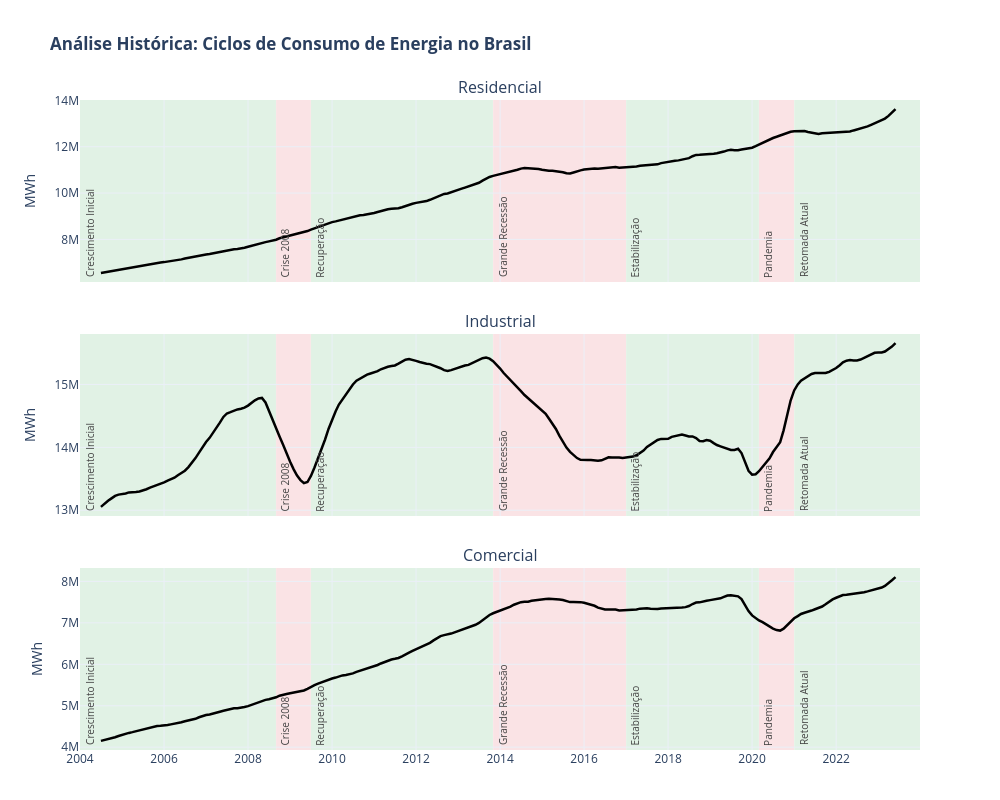

Notebook code cell kept with this figure:
### Markdown cell above
## 5.1 Tendencia por segmento

### Code cell
# ════════════════════════════════════════════════════════════════════
# 4. TENDÊNCIA POR SEGMENTO - PADRONIZADO E LIMPO
# ════════════════════════════════════════════════════════════════════

fig = subplots_componente(consumo, 'trend', 
                          '<b>Análise Histórica: Ciclos de Consumo de Energia no Brasil</b>', 
                          'MWh')

# Cores padronizadas (Hex específicos para ficarem bonitos e nítidos)
VERDE_OK = "#d4edda" # Sucesso/Crescimento
VERMELHO_ALERTA = "#f8d7da" # Crise/Queda

blocos = [
    dict(x0="2004-01-01", x1="2008-08-31", label="Crescimento Inicial", color=VERDE_OK),
    dict(x0="2008-09-01", x1="2009-06-30", label="Crise 2008", color=VERMELHO_ALERTA),
    dict(x0="2009-07-01", x1="2013-10-31", label="Recuperação", color=VERDE_OK),
    dict(x0="2013-11-01", x1="2016-12-31", label="Grande Recessão", color=VERMELHO_ALERTA),
    dict(x0="2017-01-01", x1="2020-02-29", label="Estabilização", color=VERDE_OK),
    dict(x0="2020-03-01", x1="2020-12-31", label="Pandemia", color=VERMELHO_ALERTA),
    dict(x0="2021-01-01", x1="2023-12-31", label="Retomada Atual", color=VERDE_OK)
]

fig.update_traces(line=dict(color='black', width=2.5))

for b in blocos:
    fig.add_vrect(
        x0=b['x0'], x1=b['x1'],
        fillcolor=b['color'], 
        opacity=0.7, 
        layer="below", 
        line_width=0,
        annotation_text=f" {b['label']}",
        annotation_position="bottom left", # Texto começa de baixo para não embolar
        annotation_font=dict(size=10, color="#444"),
        annotation_textangle=-90
    )



fig.update_layout(height=800, margin=dict(t=100, b=50))
fig.show()

### Figure 1 — Plotly figure (JSON) as saved in the notebook; plotly's stock layout.template omitted (floating-point values rounded to 4 significant figures; data arrays with more than 128 entries replaced by an {"elided": "..."} marker saying what was removed)
{"data": [{"line": {"color": "black", "width": 2.5}, "name": "Residencial", "type": "scatter", "x": {"elided": "240 str values"}, "xaxis": "x", "y": {"elided": "240 float values"}, "yaxis": "y"}, {"line": {"color": "black", "width": 2.5}, "name": "Industrial", "type": "scatter", "x": {"elided": "240 str values"}, "xaxis": "x2", "y": {"elided": "240 float values"}, "yaxis": "y2"}, {"line": {"color": "black", "width": 2.5}, "name": "Comercial", "type": "scatter", "x": {"elided": "240 str values"}, "xaxis": "x3", "y": {"elided": "240 float values"}, "yaxis": "y3"}], "layout": {"annotations": [{"font": {"size": 16}, "showarrow": false, "text": "Residencial", "x": 0.5, "xanchor": "center", "xref": "paper", "y": 1, "yanchor": "bottom", "yref": "paper"}, {"font": {"size": 16}, "showarrow": false, "text": "Industrial", "x": 0.5, "xanchor": "center", "xref": "paper", "y": 0.64, "yanchor": "bottom", "yref": "paper"}, {"font": {"size": 16}, "showarrow": false, "text": "Comercial", "x": 0.5, "xanchor": "center", "xref": "paper", "y": 0.28, "yanchor": "bottom", "yref": "paper"}, {"font": {"color": "#444", "size": 10}, "showarrow": false, "text": " Crescimento Inicial", "textangle": -90, "x": "2004-01-01", "xanchor": "left", "xref": "x", "y": 0, "yanchor": "bottom", "yref": "y domain"}, {"font": {"color": "#444", "size": 10}, "showarrow": false, "text": " Crescimento Inicial", "textangle": -90, "x": "2004-01-01", "xanchor": "left", "xref": "x2", "y": 0, "yanchor": "bottom", "yref": "y2 domain"}, {"font": {"color": "#444", "size": 10}, "showarrow": false, "text": " Crescimento Inicial", "textangle": -90, "x": "2004-01-01", "xanchor": "left", "xref": "x3", "y": 0, "yanchor": "bottom", "yref": "y3 domain"}, {"font": {"color": "#444", "size": 10}, "showarrow": false, "text": " Crise 2008", "textangle": -90, "x": "2008-09-01", "xanchor": "left", "xref": "x", "y": 0, "yanchor": "bottom", "yref": "y domain"}, {"font": {"color": "#444", "size": 10}, "showarrow": false, "text": " Crise 2008", "textangle": -90, "x": "2008-09-01", "xanchor": "left", "xref": "x2", "y": 0, "yanchor": "bottom", "yref": "y2 domain"}, {"font": {"color": "#444", "size": 10}, "showarrow": false, "text": " Crise 2008", "textangle": -90, "x": "2008-09-01", "xanchor": "left", "xref": "x3", "y": 0, "yanchor": "bottom", "yref": "y3 domain"}, {"font": {"color": "#444", "size": 10}, "showarrow": false, "text": " Recuperação", "textangle": -90, "x": "2009-07-01", "xanchor": "left", "xref": "x", "y": 0, "yanchor": "bottom", "yref": "y domain"}, {"font": {"color": "#444", "size": 10}, "showarrow": false, "text": " Recuperação", "textangle": -90, "x": "2009-07-01", "xanchor": "left", "xref": "x2", "y": 0, "yanchor": "bottom", "yref": "y2 domain"}, {"font": {"color": "#444", "size": 10}, "showarrow": false, "text": " Recuperação", "textangle": -90, "x": "2009-07-01", "xanchor": "left", "xref": "x3", "y": 0, "yanchor": "bottom", "yref": "y3 domain"}, {"font": {"color": "#444", "size": 10}, "showarrow": false, "text": " Grande Recessão", "textangle": -90, "x": "2013-11-01", "xanchor": "left", "xref": "x", "y": 0, "yanchor": "bottom", "yref": "y domain"}, {"font": {"color": "#444", "size": 10}, "showarrow": false, "text": " Grande Recessão", "textangle": -90, "x": "2013-11-01", "xanchor": "left", "xref": "x2", "y": 0, "yanchor": "bottom", "yref": "y2 domain"}, {"font": {"color": "#444", "size": 10}, "showarrow": false, "text": " Grande Recessão", "textangle": -90, "x": "2013-11-01", "xanchor": "left", "xref": "x3", "y": 0, "yanchor": "bottom", "yref": "y3 domain"}, {"font": {"color": "#444", "size": 10}, "showarrow": false, "text": " Estabilização", "textangle": -90, "x": "2017-01-01", "xanchor": "left", "xref": "x", "y": 0, "yanchor": "bottom", "yref": "y domain"}, {"font": {"color": "#444", "size": 10}, "showarrow": false, "text": " Estabilização", "textangle": -90, "x": "2017-01-01", "xanchor": "left", "xref": "x2", "y": 0, "yanchor": "bottom", "yref": "y2 domain"}, {"font": {"color": "#444", "size": 10}, "showarrow": false, "text": " Estabilização", "textangle": -90, "x": "2017-01-01", "xanchor": "left", "xref": "x3", "y": 0, "yanchor": "bottom", "yref": "y3 domain"}, {"font": {"color": "#444", "size": 10}, "showarrow": false, "text": " Pandemia", "textangle": -90, "x": "2020-03-01", "xanchor": "left", "xref": "x", "y": 0, "yanchor": "bottom", "yref": "y domain"}, {"font": {"color": "#444", "size": 10}, "showarrow": false, "text": " Pandemia", "textangle": -90, "x": "2020-03-01", "xanchor": "left", "xref": "x2", "y": 0, "yanchor": "bottom", "yref": "y2 domain"}, {"font": {"color": "#444", "size": 10}, "showarrow": false, "text": " Pandemia", "textangle": -90, "x": "2020-03-01", "xanchor": "left", "xref": "x3", "y": 0, "yanchor": "bottom", "yref": "y3 domain"}, {"font": {"color": "#444", "size": 10}, "showarrow": false, "text": " Retomada Atual", "textangle": -90, "x": "2021-01-01", "xanchor": "left", "xref": "x", "y": 0, "yanchor": "bottom", "yref": "y domain"}, {"font": {"color": "#444", "size": 10}, "showarrow": false, "text": " Retomada Atual", "textangle": -90, "x": "2021-01-01", "xanchor": "left", "xref": "x2", "y": 0, "yanchor": "bottom", "yref": "y2 domain"}, {"font": {"color": "#444", "size": 10}, "showarrow": false, "text": " Retomada Atual", "textangle": -90, "x": "2021-01-01", "xanchor": "left", "xref": "x3", "y": 0, "yanchor": "bottom", "yref": "y3 domain"}], "height": 800, "hovermode": "x unified", "margin": {"b": 50, "t": 100}, "shapes": [{"fillcolor": "#d4edda", "layer": "below", "line": {"width": 0}, "opacity": 0.7, "type": "rect", "x0": "2004-01-01", "x1": "2008-08-31", "xref": "x", "y0": 0, "y1": 1, "yref": "y domain"}, {"fillcolor": "#d4edda", "layer": "below", "line": {"width": 0}, "opacity": 0.7, "type": "rect", "x0": "2004-01-01", "x1": "2008-08-31", "xref": "x2", "y0": 0, "y1": 1, "yref": "y2 domain"}, {"fillcolor": "#d4edda", "layer": "below", "line": {"width": 0}, "opacity": 0.7, "type": "rect", "x0": "2004-01-01", "x1": "2008-08-31", "xref": "x3", "y0": 0, "y1": 1, "yref": "y3 domain"}, {"fillcolor": "#f8d7da", "layer": "below", "line": {"width": 0}, "opacity": 0.7, "type": "rect", "x0": "2008-09-01", "x1": "2009-06-30", "xref": "x", "y0": 0, "y1": 1, "yref": "y domain"}, {"fillcolor": "#f8d7da", "layer": "below", "line": {"width": 0}, "opacity": 0.7, "type": "rect", "x0": "2008-09-01", "x1": "2009-06-30", "xref": "x2", "y0": 0, "y1": 1, "yref": "y2 domain"}, {"fillcolor": "#f8d7da", "layer": "below", "line": {"width": 0}, "opacity": 0.7, "type": "rect", "x0": "2008-09-01", "x1": "2009-06-30", "xref": "x3", "y0": 0, "y1": 1, "yref": "y3 domain"}, {"fillcolor": "#d4edda", "layer": "below", "line": {"width": 0}, "opacity": 0.7, "type": "rect", "x0": "2009-07-01", "x1": "2013-10-31", "xref": "x", "y0": 0, "y1": 1, "yref": "y domain"}, {"fillcolor": "#d4edda", "layer": "below", "line": {"width": 0}, "opacity": 0.7, "type": "rect", "x0": "2009-07-01", "x1": "2013-10-31", "xref": "x2", "y0": 0, "y1": 1, "yref": "y2 domain"}, {"fillcolor": "#d4edda", "layer": "below", "line": {"width": 0}, "opacity": 0.7, "type": "rect", "x0": "2009-07-01", "x1": "2013-10-31", "xref": "x3", "y0": 0, "y1": 1, "yref": "y3 domain"}, {"fillcolor": "#f8d7da", "layer": "below", "line": {"width": 0}, "opacity": 0.7, "type": "rect", "x0": "2013-11-01", "x1": "2016-12-31", "xref": "x", "y0": 0, "y1": 1, "yref": "y domain"}, {"fillcolor": "#f8d7da", "layer": "below", "line": {"width": 0}, "opacity": 0.7, "type": "rect", "x0": "2013-11-01", "x1": "2016-12-31", "xref": "x2", "y0": 0, "y1": 1, "yref": "y2 domain"}, {"fillcolor": "#f8d7da", "layer": "below", "line": {"width": 0}, "opacity": 0.7, "type": "rect", "x0": "2013-11-01", "x1": "2016-12-31", "xref": "x3", "y0": 0, "y1": 1, "yref": "y3 domain"}, {"fillcolor": "#d4edda", "layer": "below", "line": {"width": 0}, "opacity": 0.7, "type": "rect", "x0": "2017-01-01", "x1": "2020-02-29", "xref": "x", "y0": 0, "y1": 1, "yref": "y domain"}, {"fillcolor": "#d4edda", "layer": "below", "line": {"width": 0}, "opacity": 0.7, "type": "rect", "x0": "2017-01-01", "x1": "2020-02-29", "xref": "x2", "y0": 0, "y1": 1, "yref": "y2 domain"}, {"fillcolor": "#d4edda", "layer": "below", "line": {"width": 0}, "opacity": 0.7, "type": "rect", "x0": "2017-01-01", "x1": "2020-02-29", "xref": "x3", "y0": 0, "y1": 1, "yref": "y3 domain"}, {"fillcolor": "#f8d7da", "layer": "below", "line": {"width": 0}, "opacity": 0.7, "type": "rect", "x0": "2020-03-01", "x1": "2020-12-31", "xref": "x", "y0": 0, "y1": 1, "yref": "y domain"}, {"fillcolor": "#f8d7da", "layer": "below", "line": {"width": 0}, "opacity": 0.7, "type": "rect", "x0": "2020-03-01", "x1": "2020-12-31", "xref": "x2", "y0": 0, "y1": 1, "yref": "y2 domain"}, {"fillcolor": "#f8d7da", "layer": "below", "line": {"width": 0}, "opacity": 0.7, "type": "rect", "x0": "2020-03-01", "x1": "2020-12-31", "xref": "x3", "y0": 0, "y1": 1, "yref": "y3 domain"}, {"fillcolor": "#d4edda", "layer": "below", "line": {"width": 0}, "opacity": 0.7, "type": "rect", "x0": "2021-01-01", "x1": "2023-12-31", "xref": "x", "y0": 0, "y1": 1, "yref": "y domain"}, {"fillcolor": "#d4edda", "layer": "below", "line": {"width": 0}, "opacity": 0.7, "type": "rect", "x0": "2021-01-01", "x1": "2023-12-31", "xref": "x2", "y0": 0, "y1": 1, "yref": "y2 domain"}, {"fillcolor": "#d4edda", "layer": "below", "line": {"width": 0}, "opacity": 0.7, "type": "rect", "x0": "2021-01-01", "x1": "2023-12-31", "xref": "x3", "y0": 0, "y1": 1, "yref": "y3 domain"}], "showlegend": false, "title": {"text": "<b>Análise Histórica: Ciclos de Consumo de Energia no Brasil</b>"}, "width": 1000, "xaxis": {"anchor": "y", "domain": [0, 1], "matches": "x3", "showticklabels": false}, "xaxis2": {"anchor": "y2", "domain": [0, 1], "matches": "x3", "showticklabels": false}, "xaxis3": {"anchor": "y3", "domain": [0, 1]}, "yaxis": {"anchor": "x", "domain": [0.72, 1], "title": {"text": "MWh"}}, "yaxis2": {"anchor": "x2", "domain": [0.36, 0.64], "title": {"text": "MWh"}}, "yaxis3": {"anchor": "x3", "domain": [0, 0.28], "title": {"text": "MWh"}}}}
